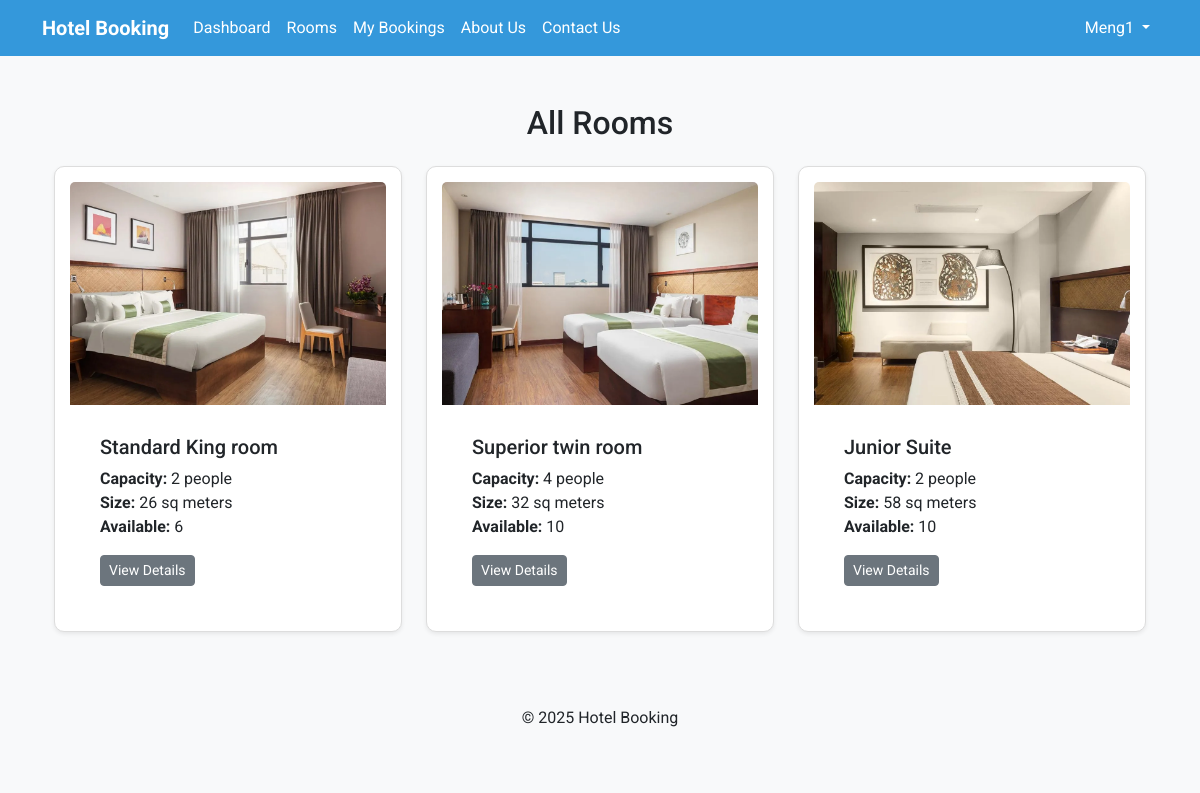
/rooms/ (signed in), run on the app's committed database.
### bookings/models.py (models this page shows, shortened)
class Room(models.Model):
    room_type = models.CharField(max_length=50)
    price_per_night = models.IntegerField()
    is_available = models.BooleanField(default=True)
    capacity = models.PositiveIntegerField()
    size = models.IntegerField()
    quantity_available = models.PositiveIntegerField(default=1)
    default_image = models.ImageField(upload_to='upload/media/', blank=True, null=True)
    def update_availability(self):
        self.is_available = self.quantity_available > 0
        self.save()

### bookings/views.py (the view)
# urls.py: path('rooms/', views.room_list, name='room_list'),
@login_required
def room_list(request):
    rooms = Room.objects.all()
    for room in rooms:
        room.update_availability()  # Use the model's update method
    return render(request, 'bookings/room_list.html', {'rooms': rooms})

### bookings/templates/bookings/room_list.html (shortened to what this page needs)
{% extends 'bookings/main.html' %}
{% block content %}
<div class="container mt-5">
    <h2 class="text-center mb-4">All Rooms</h2>
    <div class="row">
        {% for room in rooms %}
        <div class="col-md-4">
            <div class="card mb-4 shadow-sm">
                <img src="{{ room.default_image.url }}" class="card-img-top" alt="Room Image">
                <div class="card-body">
                    <h5 class="card-title">{{ room.room_type }}</h5>
                    <p class="card-text">
                        <strong>Capacity:</strong> {{ room.capacity }} people<br>
                        <strong>Size:</strong> {{ room.size }} sq meters<br>
                        <strong>Available:</strong> {{ room.quantity_available }}<br>
                    </p>
                    <div class="d-flex justify-content-between">
                        <a href="{% url 'room_detail' room.id %}" class="btn btn-secondary btn-sm">View Details</a>
                    </div>
                </div>
            </div>
        </div>
        {% endfor %}
    </div>
</div>
{% endblock %}

### bookings/templates/bookings/navbar.html (shortened to what this page needs)
<nav class="navbar navbar-expand-lg navbar-light bg-primary">
    <div class="container">
        <a class="navbar-brand text-white fw-bold">Hotel Booking</a>
        <div class="collapse navbar-collapse" id="navbarNav">
            <ul class="navbar-nav me-auto">
                {% if user.is_authenticated %}
                {% if user.is_staff %}
                <li class="nav-item"><a class="nav-link text-white" href="{% url 'admin_dashboard' %}">Admin
                        Dashboard</a></li>
                {% else %}
                <li class="nav-item"><a class="nav-link text-white" href="{% url 'dashboard' %}"> Dashboard</a></li>
                <li class="nav-item"><a class="nav-link text-white" href="{% url 'room_list' %}">Rooms</a></li>
                <li class="nav-item"><a class="nav-link text-white" href="{% url 'my_bookings' %}">My Bookings</a></li>
                <li class="nav-item"><a class="nav-link text-white" href="{% url 'about' %}">About Us</a></li>
                <li class="nav-item"><a class="nav-link text-white" href="{% url 'contact' %}">Contact Us</a></li>
                {% endif %}
                {% endif %}
            </ul>
            <ul class="navbar-nav">
                {% if user.is_authenticated %}
                <li class="nav-item dropdown">
                    <a class="nav-link dropdown-toggle text-white" href="#" id="userDropdown" role="button"
                        data-bs-toggle="dropdown" aria-expanded="false">
                        {{ user.username }}
                    </a>
                </li>
                {% else %}
                <li class="nav-item"><a class="nav-link text-white" href="{% url 'login' %}">Login</a></li>
                <li class="nav-item"><a class="nav-link text-white" href="{% url 'register' %}">Register</a></li>
                {% endif %}
            </ul>
        </div>
    </div>
</nav>

### bookings/static/css/style.css (style rules this page uses)
body { background-color: #f8f9fa; font-family: "Arial", sans-serif; }
.card { border-radius: 10px; transition: transform 0.3s ease, box-shadow 0.3s ease, background-color 0.3s ease; border: 1px solid #ddd; padding: 15px; }
.card-body { padding: 30px; background-color: #ffffff; }

### bookings/templates/bookings/main.html (style rules this page uses)
body { font-family: 'Roboto', sans-serif; }
.bg-primary { background-color: #3498db !important; }

### data on the page
Room: default_image (picture), room_type "Standard King room", capacity "2", size "26", quantity_available "6"
Room: default_image (picture), room_type "Superior twin room", capacity "4", size "32", quantity_available "10"
Room: default_image (picture), room_type "Junior Suite", capacity "2", size "58", quantity_available "10"

### other printed values
{{ user.username }} "Meng1"
